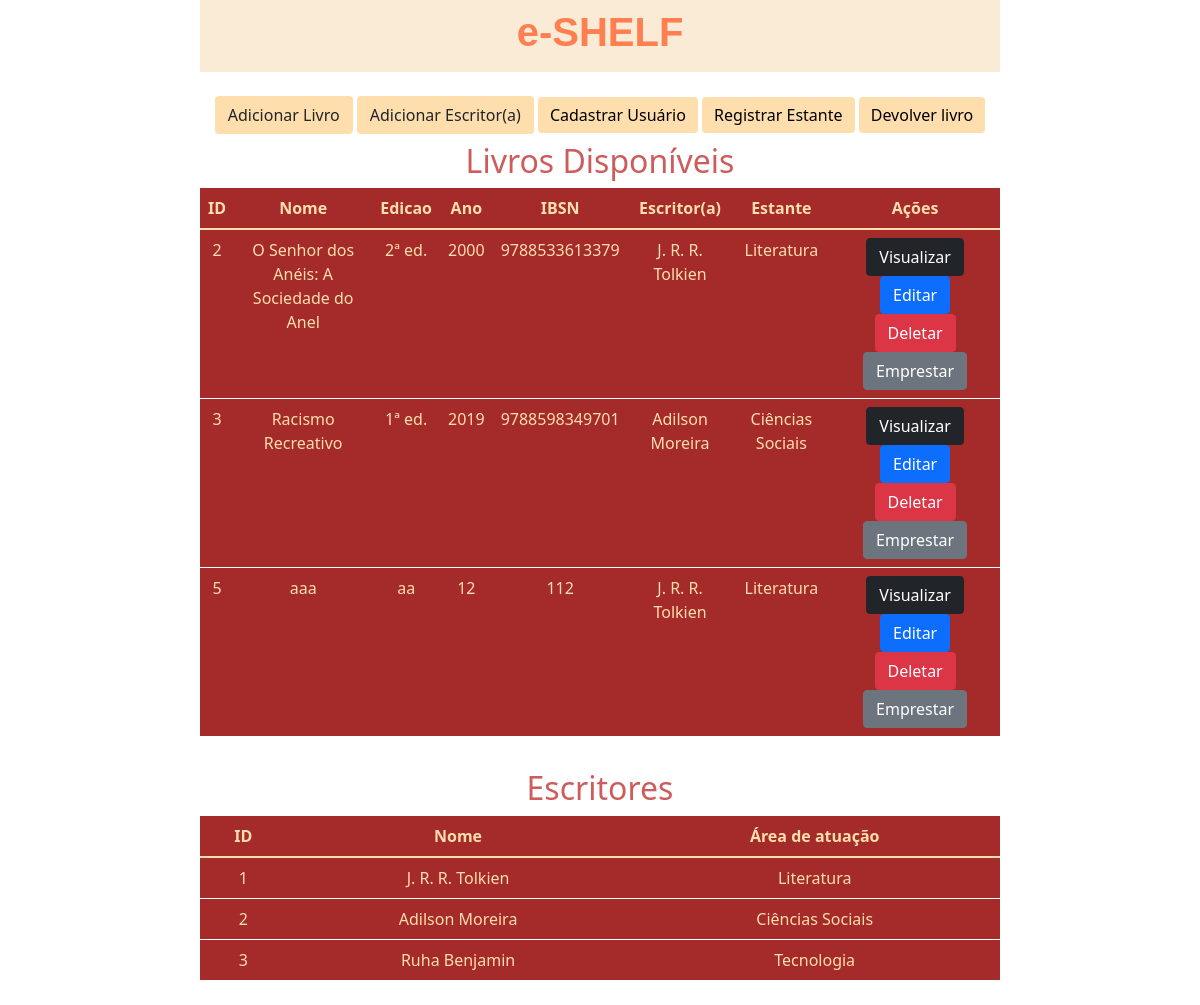
The app's page /, older data.
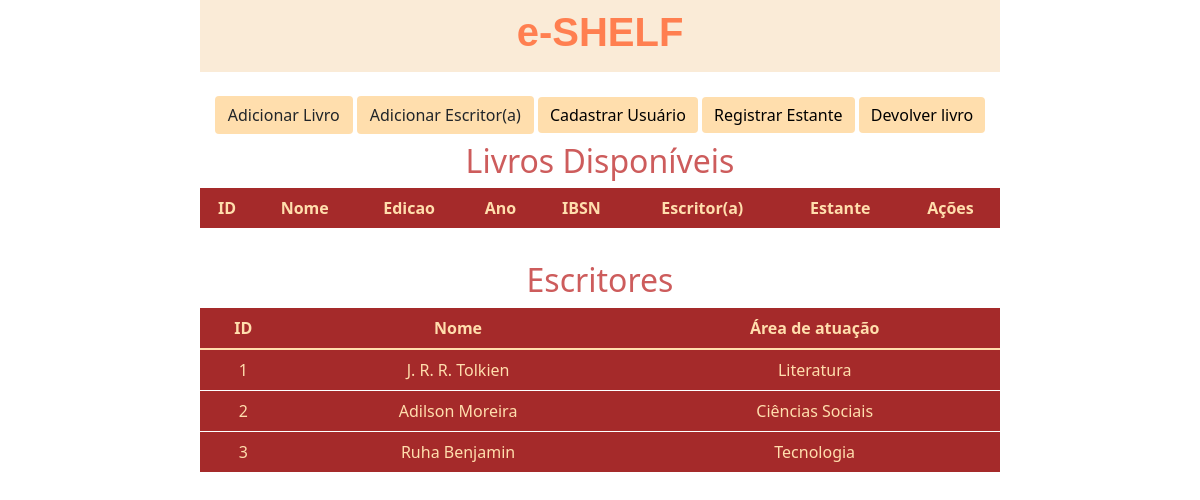
The same page, newer data.
### app/models.py (models this page shows)
class Livro(models.Model):
    nome = models.CharField(max_length=50)
    edicao = models.CharField(max_length=30)
    ano = models.IntegerField()
    ibsn = models.CharField(max_length=13)
    escritor = models.ForeignKey(Escritor, on_delete=CASCADE, null=True)
    estante = models.ForeignKey(Estante, on_delete=CASCADE, null=True)

class Escritor(models.Model):
    nome = models.CharField(max_length=50)
    area_atuacao = models.CharField(max_length=50)

class Estante(models.Model):
    categoria = models.CharField(max_length=50)

### app/views.py (the view)
# urls.py: 2. Add a URL to urlpatterns:  path('', views.home, name='home')
def home(request):
    data = {}
    data['db'] = Livro.objects.raw("Select * from app_livro where id not in (select livro_id from app_emprestimo)")
    data['dbe'] = Escritor.objects.all()
    return render(request, 'index.html', data)

### app/templates/index.html (shortened to what this page needs)
<!DOCTYPE html>
<html lang="pt-br">
    <head>
        <link rel="stylesheet" href="https://cdn.jsdelivr.net/npm/bootstrap@5.1.3/dist/css/bootstrap.min.css" rel="stylesheet">
    </head>
    <body>
        <div class="col-8 m-auto pt-2 pb-2 text-center" style="background-color: antiquewhite;">
            <h1 style="color: coral; font-family: 'Trebuchet MS', 'Lucida Sans Unicode', 'Lucida Grande', 'Lucida Sans', Arial, sans-serif; font-weight: bolder;" >
                e-SHELF
            </h1>
        </div>
        <div class="menu text-center mt-4" >
            <a href="/form" class="btn btn-successs" style="background-color: navajowhite;">
                Adicionar Livro
            </a>
            <a href="/form_e" class="btn btn-successs" style="background-color: navajowhite;">
                Adicionar Escritor(a)
            </a>
            <a href="/form_user" class="btn btn-success" style="background-color: navajowhite; color: black; border: white;">Cadastrar Usuário</a>
            <a href="/form_est" class="btn btn-success" style="background-color: navajowhite; color: black; border: white;">Registrar Estante</a>
            <a href="/devolver" class="btn btn-success" style="background-color: navajowhite; color: black; border: white;">Devolver livro</a>
        </div>
        <div class="col-8 m-auto pt-2 pb-2 text-center">
            <table class="table" style="background-color: brown; color: navajowhite; border: white;">
                <h2 style="color: indianred;">Livros Disponíveis</h2>
                <thead>
                  <tr>
                    <th scope="col">ID</th>
                    <th scope="col">Nome</th>
                    <th scope="col">Edicao</th>
                    <th scope="col">Ano</th>
                    <th scope="col">IBSN</th>
                    <th scope="col">Escritor(a)</th>
                    <th scope="col">Estante</th>
                    <th scope="col">Ações</th>
                  </tr>
                </thead>
                <tbody>
                    {% for dbs in db %}
                    <tr>
                        <td>{{dbs.id}}</td>
                        <td>{{dbs.nome}}</td>
                        <td>{{dbs.edicao}}</td>
                        <td>{{dbs.ano}}</td>
                        <td>{{dbs.ibsn}}</td>
                        <td>{{dbs.escritor.nome}}</td>
                        <td>{{dbs.estante.categoria}}</td>
                        <td>
                            <a href="/view/{{dbs.id}}" class="btn btn-dark">Visualizar</a>
                            <a href="/edit/{{dbs.id}}" class="btn btn-primary">Editar</a>
                            <a href="/delete/{{dbs.id}}" class="btn btn-danger btnDel">Deletar</a>
                            <a href="/emprestar/{{dbs.id}}" class="btn btn-secondary">Emprestar</a>
                        </td>
                      </tr>
                    {%endfor%}
            </table>
        </div>
        {% load static %}
        <div class="col-8 m-auto pt-2 pb-2 text-center">
            <table class="table" style="background-color: brown; color: navajowhite; border: white;">
                <h2 style="color: indianred;">Escritores</h2>
                <thead>
                  <tr>
                    <th scope="col">ID</th>
                    <th scope="col">Nome</th>
                    <th scope="col">Área de atuação</th>
                  </tr>
                </thead>
                <tbody>
                    {% for dbes in dbe %}
                    <tr>
                        <td>{{dbes.id}}</td>
                        <td>{{dbes.nome}}</td>
                        <td>{{dbes.area_atuacao}}</td>
                    </tr>
                    {%endfor%}
            </table>
        </div>
    </body>
</html>

Row changes from the older to the newer data that the page shows:
removed Livro: id "2", nome "O Senhor dos Anéis: A Sociedade do Anel", edicao "2ª ed.", ano "2000", ibsn "9788533613379", escritor.nome "J. R. R. Tolkien", estante.categoria "Literatura"
removed Livro: id "3", nome "Racismo Recreativo", edicao "1ª ed.", ano "2019", ibsn "9788598349701", escritor.nome "Adilson Moreira", estante.categoria "Ciências Sociais"
removed Livro: id "5", nome "aaa", edicao "aa", ano "12", ibsn "112", escritor.nome "J. R. R. Tolkien", estante.categoria "Literatura"
